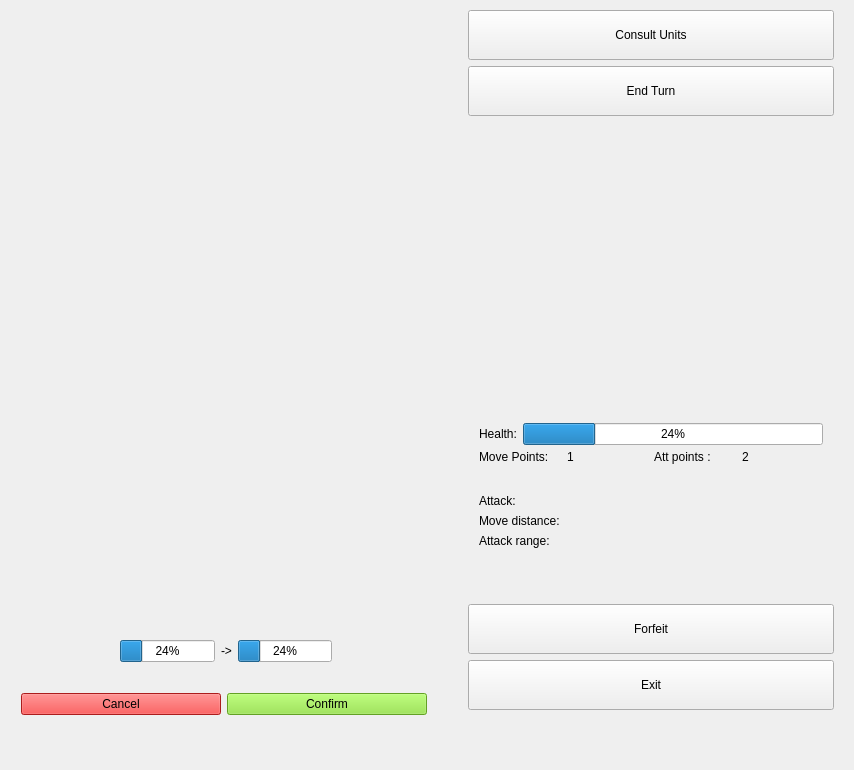
<?xml version="1.0" encoding="UTF-8"?>
<ui version="4.0">
 <class>MainWindow</class>
 <widget class="QMainWindow" name="MainWindow">
  <property name="geometry">
   <rect>
    <x>0</x>
    <y>0</y>
    <width>854</width>
    <height>762</height>
   </rect>
  </property>
  <property name="sizePolicy">
   <sizepolicy hsizetype="Minimum" vsizetype="Fixed">
    <horstretch>0</horstretch>
    <verstretch>0</verstretch>
   </sizepolicy>
  </property>
  <property name="minimumSize">
   <size>
    <width>0</width>
    <height>0</height>
   </size>
  </property>
  <property name="maximumSize">
   <size>
    <width>880</width>
    <height>762</height>
   </size>
  </property>
  <property name="windowTitle">
   <string>MainWindow</string>
  </property>
  <widget class="QWidget" name="centralWidget">
   <property name="sizePolicy">
    <sizepolicy hsizetype="Minimum" vsizetype="Minimum">
     <horstretch>0</horstretch>
     <verstretch>0</verstretch>
    </sizepolicy>
   </property>
   <property name="layoutDirection">
    <enum>Qt::LeftToRight</enum>
   </property>
   <layout class="QGridLayout" name="gridLayout_5">
    <property name="leftMargin">
     <number>10</number>
    </property>
    <property name="topMargin">
     <number>10</number>
    </property>
    <property name="rightMargin">
     <number>10</number>
    </property>
    <property name="bottomMargin">
     <number>10</number>
    </property>
    <property name="spacing">
     <number>0</number>
    </property>
    <item row="1" column="1" rowspan="4">
     <layout class="QVBoxLayout" name="verticalLayout">
      <property name="leftMargin">
       <number>30</number>
      </property>
      <property name="topMargin">
       <number>0</number>
      </property>
      <property name="rightMargin">
       <number>10</number>
      </property>
      <property name="bottomMargin">
       <number>10</number>
      </property>
      <item>
       <widget class="QPushButton" name="pushButton">
        <property name="sizePolicy">
         <sizepolicy hsizetype="Minimum" vsizetype="Fixed">
          <horstretch>0</horstretch>
          <verstretch>0</verstretch>
         </sizepolicy>
        </property>
        <property name="minimumSize">
         <size>
          <width>120</width>
          <height>50</height>
         </size>
        </property>
        <property name="text">
         <string>Consult Units</string>
        </property>
       </widget>
      </item>
      <item>
       <widget class="QPushButton" name="endTurn">
        <property name="sizePolicy">
         <sizepolicy hsizetype="Minimum" vsizetype="Fixed">
          <horstretch>0</horstretch>
          <verstretch>0</verstretch>
         </sizepolicy>
        </property>
        <property name="minimumSize">
         <size>
          <width>300</width>
          <height>50</height>
         </size>
        </property>
        <property name="text">
         <string>End Turn</string>
        </property>
       </widget>
      </item>
      <item>
       <widget class="QWidget" name="unitStats_2" native="true">
        <property name="sizePolicy">
         <sizepolicy hsizetype="Preferred" vsizetype="Preferred">
          <horstretch>0</horstretch>
          <verstretch>0</verstretch>
         </sizepolicy>
        </property>
        <layout class="QGridLayout" name="unitStats">
         <property name="topMargin">
          <number>10</number>
         </property>
         <property name="bottomMargin">
          <number>10</number>
         </property>
         <property name="spacing">
          <number>0</number>
         </property>
         <item row="3" column="0">
          <layout class="QHBoxLayout" name="horizontalLayout_6">
           <property name="topMargin">
            <number>5</number>
           </property>
           <item>
            <widget class="QLabel" name="label_7">
             <property name="text">
              <string>Move Points: </string>
             </property>
            </widget>
           </item>
           <item>
            <widget class="QLabel" name="MoveP">
             <property name="text">
              <string>1</string>
             </property>
            </widget>
           </item>
           <item>
            <widget class="QLabel" name="label_5">
             <property name="text">
              <string>Att points :</string>
             </property>
            </widget>
           </item>
           <item>
            <widget class="QLabel" name="AttP">
             <property name="text">
              <string>2</string>
             </property>
            </widget>
           </item>
          </layout>
         </item>
         <item row="4" column="0">
          <layout class="QGridLayout" name="gridLayout_3">
           <property name="topMargin">
            <number>30</number>
           </property>
           <item row="1" column="0">
            <widget class="QLabel" name="label_2">
             <property name="text">
              <string>Move distance:</string>
             </property>
            </widget>
           </item>
           <item row="2" column="0">
            <widget class="QLabel" name="label_4">
             <property name="text">
              <string>Attack range:</string>
             </property>
            </widget>
           </item>
           <item row="0" column="0">
            <widget class="QLabel" name="label_3">
             <property name="text">
              <string>Attack:</string>
             </property>
            </widget>
           </item>
           <item row="2" column="1">
            <widget class="QLabel" name="range">
             <property name="text">
              <string/>
             </property>
            </widget>
           </item>
           <item row="1" column="1">
            <widget class="QLabel" name="move">
             <property name="text">
              <string/>
             </property>
            </widget>
           </item>
           <item row="0" column="1">
            <widget class="QLabel" name="attack">
             <property name="text">
              <string/>
             </property>
            </widget>
           </item>
          </layout>
         </item>
         <item row="1" column="0">
          <layout class="QVBoxLayout" name="verticalLayout_2">
           <property name="bottomMargin">
            <number>15</number>
           </property>
           <item>
            <widget class="QLabel" name="name">
             <property name="text">
              <string/>
             </property>
             <property name="alignment">
              <set>Qt::AlignCenter</set>
             </property>
            </widget>
           </item>
           <item>
            <layout class="QHBoxLayout" name="horizontalLayout_2">
             <item>
              <spacer name="horizontalSpacer">
               <property name="orientation">
                <enum>Qt::Horizontal</enum>
               </property>
               <property name="sizeHint" stdset="0">
                <size>
                 <width>40</width>
                 <height>20</height>
                </size>
               </property>
              </spacer>
             </item>
             <item>
              <widget class="QLabel" name="portrait">
               <property name="sizePolicy">
                <sizepolicy hsizetype="Fixed" vsizetype="Fixed">
                 <horstretch>0</horstretch>
                 <verstretch>0</verstretch>
                </sizepolicy>
               </property>
               <property name="minimumSize">
                <size>
                 <width>256</width>
                 <height>256</height>
                </size>
               </property>
               <property name="text">
                <string/>
               </property>
              </widget>
             </item>
             <item>
              <spacer name="horizontalSpacer_2">
               <property name="orientation">
                <enum>Qt::Horizontal</enum>
               </property>
               <property name="sizeHint" stdset="0">
                <size>
                 <width>40</width>
                 <height>20</height>
                </size>
               </property>
              </spacer>
             </item>
            </layout>
           </item>
          </layout>
         </item>
         <item row="2" column="0">
          <layout class="QHBoxLayout" name="horizontalLayout_4">
           <item>
            <widget class="QLabel" name="label">
             <property name="sizePolicy">
              <sizepolicy hsizetype="Fixed" vsizetype="Fixed">
               <horstretch>0</horstretch>
               <verstretch>0</verstretch>
              </sizepolicy>
             </property>
             <property name="text">
              <string>Health:</string>
             </property>
            </widget>
           </item>
           <item>
            <widget class="QProgressBar" name="healthBar">
             <property name="value">
              <number>24</number>
             </property>
            </widget>
           </item>
          </layout>
         </item>
        </layout>
       </widget>
      </item>
      <item>
       <spacer name="verticalSpacer_2">
        <property name="orientation">
         <enum>Qt::Vertical</enum>
        </property>
        <property name="sizeHint" stdset="0">
         <size>
          <width>20</width>
          <height>40</height>
         </size>
        </property>
       </spacer>
      </item>
      <item>
       <widget class="QPushButton" name="pushButton_2">
        <property name="sizePolicy">
         <sizepolicy hsizetype="Minimum" vsizetype="Fixed">
          <horstretch>0</horstretch>
          <verstretch>0</verstretch>
         </sizepolicy>
        </property>
        <property name="minimumSize">
         <size>
          <width>120</width>
          <height>50</height>
         </size>
        </property>
        <property name="text">
         <string>Forfeit</string>
        </property>
       </widget>
      </item>
      <item>
       <widget class="QPushButton" name="pushButton_4">
        <property name="sizePolicy">
         <sizepolicy hsizetype="Minimum" vsizetype="Fixed">
          <horstretch>0</horstretch>
          <verstretch>0</verstretch>
         </sizepolicy>
        </property>
        <property name="minimumSize">
         <size>
          <width>120</width>
          <height>50</height>
         </size>
        </property>
        <property name="text">
         <string>Exit</string>
        </property>
       </widget>
      </item>
     </layout>
    </item>
    <item row="3" column="0">
     <widget class="QWidget" name="attackPreviewWidget" native="true">
      <layout class="QHBoxLayout" name="AttackPreview">
       <property name="leftMargin">
        <number>2</number>
       </property>
       <property name="topMargin">
        <number>1</number>
       </property>
       <item>
        <spacer name="horizontalSpacer_4">
         <property name="orientation">
          <enum>Qt::Horizontal</enum>
         </property>
         <property name="sizeHint" stdset="0">
          <size>
           <width>40</width>
           <height>20</height>
          </size>
         </property>
        </spacer>
       </item>
       <item>
        <widget class="QLabel" name="previewName">
         <property name="text">
          <string/>
         </property>
        </widget>
       </item>
       <item>
        <widget class="QProgressBar" name="currentPreviewHealth">
         <property name="value">
          <number>24</number>
         </property>
        </widget>
       </item>
       <item>
        <widget class="QLabel" name="label_6">
         <property name="text">
          <string>-&gt;</string>
         </property>
        </widget>
       </item>
       <item>
        <widget class="QProgressBar" name="resultPreviewHealth">
         <property name="value">
          <number>24</number>
         </property>
        </widget>
       </item>
       <item>
        <spacer name="horizontalSpacer_3">
         <property name="orientation">
          <enum>Qt::Horizontal</enum>
         </property>
         <property name="sizeHint" stdset="0">
          <size>
           <width>40</width>
           <height>20</height>
          </size>
         </property>
        </spacer>
       </item>
      </layout>
     </widget>
    </item>
    <item row="4" column="0">
     <widget class="QWidget" name="confirmPanel" native="true">
      <layout class="QHBoxLayout" name="asd">
       <property name="sizeConstraint">
        <enum>QLayout::SetMinimumSize</enum>
       </property>
       <property name="topMargin">
        <number>20</number>
       </property>
       <property name="bottomMargin">
        <number>5</number>
       </property>
       <item>
        <widget class="QPushButton" name="cancel">
         <property name="sizePolicy">
          <sizepolicy hsizetype="Fixed" vsizetype="Fixed">
           <horstretch>0</horstretch>
           <verstretch>0</verstretch>
          </sizepolicy>
         </property>
         <property name="minimumSize">
          <size>
           <width>200</width>
           <height>0</height>
          </size>
         </property>
         <property name="styleSheet">
          <string notr="true">background-color: rgb(239, 41, 41);color:rgb(0, 0, 0)</string>
         </property>
         <property name="text">
          <string>Cancel</string>
         </property>
        </widget>
       </item>
       <item>
        <widget class="QPushButton" name="confirm">
         <property name="sizePolicy">
          <sizepolicy hsizetype="Fixed" vsizetype="Fixed">
           <horstretch>0</horstretch>
           <verstretch>0</verstretch>
          </sizepolicy>
         </property>
         <property name="minimumSize">
          <size>
           <width>200</width>
           <height>0</height>
          </size>
         </property>
         <property name="styleSheet">
          <string notr="true">background-color:rgb(138, 226, 52); color:rgb(0, 0, 0)</string>
         </property>
         <property name="text">
          <string>Confirm</string>
         </property>
        </widget>
       </item>
      </layout>
     </widget>
    </item>
    <item row="1" column="0">
     <layout class="QGridLayout" name="BoardContainer">
      <item row="2" column="0">
       <layout class="QGridLayout" name="BoardUI"/>
      </item>
      <item row="3" column="0">
       <spacer name="verticalSpacer">
        <property name="orientation">
         <enum>Qt::Vertical</enum>
        </property>
        <property name="sizeHint" stdset="0">
         <size>
          <width>20</width>
          <height>40</height>
         </size>
        </property>
       </spacer>
      </item>
      <item row="1" column="0">
       <spacer name="verticalSpacer_3">
        <property name="orientation">
         <enum>Qt::Vertical</enum>
        </property>
        <property name="sizeHint" stdset="0">
         <size>
          <width>20</width>
          <height>40</height>
         </size>
        </property>
       </spacer>
      </item>
     </layout>
    </item>
    <item row="5" column="0">
     <spacer name="verticalSpacer_4">
      <property name="orientation">
       <enum>Qt::Vertical</enum>
      </property>
      <property name="sizeHint" stdset="0">
       <size>
        <width>20</width>
        <height>40</height>
       </size>
      </property>
     </spacer>
    </item>
   </layout>
  </widget>
 </widget>
 <layoutdefault spacing="6" margin="11"/>
 <resources/>
 <connections/>
</ui>
